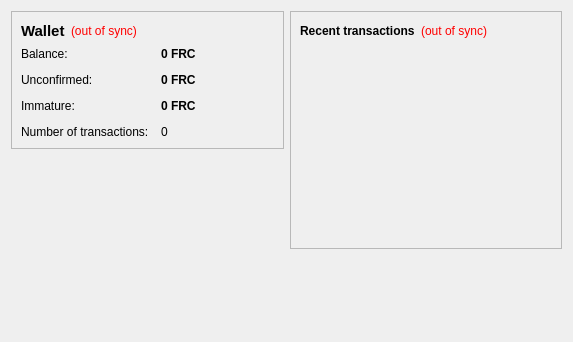
<?xml version="1.0" encoding="UTF-8"?>
<ui version="4.0">
 <class>OverviewPage</class>
 <widget class="QWidget" name="OverviewPage">
  <property name="geometry">
   <rect>
    <x>0</x>
    <y>0</y>
    <width>573</width>
    <height>342</height>
   </rect>
  </property>
  <property name="windowTitle">
   <string>Form</string>
  </property>
  <layout class="QHBoxLayout" name="horizontalLayout" stretch="1,1">
   <item>
    <layout class="QVBoxLayout" name="verticalLayout_2">
     <item>
      <widget class="QFrame" name="frame">
       <property name="frameShape">
        <enum>QFrame::StyledPanel</enum>
       </property>
       <property name="frameShadow">
        <enum>QFrame::Raised</enum>
       </property>
       <layout class="QVBoxLayout" name="verticalLayout_4">
        <item>
         <layout class="QHBoxLayout" name="horizontalLayout_4">
          <item>
           <widget class="QLabel" name="label_5">
            <property name="font">
             <font>
              <pointsize>11</pointsize>
              <weight>75</weight>
              <bold>true</bold>
             </font>
            </property>
            <property name="text">
             <string>Wallet</string>
            </property>
           </widget>
          </item>
          <item>
           <widget class="QLabel" name="labelWalletStatus">
            <property name="toolTip">
             <string>The displayed information may be out of date. Your wallet automatically synchronizes with the Gencoin network after a connection is established, but this process has not completed yet.</string>
            </property>
            <property name="styleSheet">
             <string notr="true">QLabel { color: red; }</string>
            </property>
            <property name="text">
             <string notr="true">(out of sync)</string>
            </property>
            <property name="alignment">
             <set>Qt::AlignLeading|Qt::AlignLeft|Qt::AlignVCenter</set>
            </property>
           </widget>
          </item>
          <item>
           <spacer name="horizontalSpacer_2">
            <property name="orientation">
             <enum>Qt::Horizontal</enum>
            </property>
            <property name="sizeHint" stdset="0">
             <size>
              <width>40</width>
              <height>20</height>
             </size>
            </property>
           </spacer>
          </item>
         </layout>
        </item>
        <item>
         <layout class="QFormLayout" name="formLayout_2">
          <property name="fieldGrowthPolicy">
           <enum>QFormLayout::AllNonFixedFieldsGrow</enum>
          </property>
          <property name="horizontalSpacing">
           <number>12</number>
          </property>
          <property name="verticalSpacing">
           <number>12</number>
          </property>
          <item row="0" column="0">
           <widget class="QLabel" name="label">
            <property name="text">
             <string>Balance:</string>
            </property>
           </widget>
          </item>
          <item row="0" column="1">
           <widget class="QLabel" name="labelBalance">
            <property name="font">
             <font>
              <weight>75</weight>
              <bold>true</bold>
             </font>
            </property>
            <property name="cursor">
             <cursorShape>IBeamCursor</cursorShape>
            </property>
            <property name="toolTip">
             <string>Your current balance</string>
            </property>
            <property name="text">
             <string notr="true">0 FRC</string>
            </property>
            <property name="textInteractionFlags">
             <set>Qt::LinksAccessibleByMouse|Qt::TextSelectableByKeyboard|Qt::TextSelectableByMouse</set>
            </property>
           </widget>
          </item>
          <item row="1" column="0">
           <widget class="QLabel" name="label_3">
            <property name="text">
             <string>Unconfirmed:</string>
            </property>
           </widget>
          </item>
          <item row="1" column="1">
           <widget class="QLabel" name="labelUnconfirmed">
            <property name="font">
             <font>
              <weight>75</weight>
              <bold>true</bold>
             </font>
            </property>
            <property name="cursor">
             <cursorShape>IBeamCursor</cursorShape>
            </property>
            <property name="toolTip">
             <string>Total of transactions that have yet to be confirmed, and do not yet count toward the current balance</string>
            </property>
            <property name="text">
             <string notr="true">0 FRC</string>
            </property>
            <property name="textInteractionFlags">
             <set>Qt::LinksAccessibleByMouse|Qt::TextSelectableByKeyboard|Qt::TextSelectableByMouse</set>
            </property>
           </widget>
          </item>
          <item row="3" column="0">
           <widget class="QLabel" name="label_2">
            <property name="text">
             <string>Number of transactions:</string>
            </property>
           </widget>
          </item>
          <item row="3" column="1">
           <widget class="QLabel" name="labelNumTransactions">
            <property name="toolTip">
             <string>Total number of transactions in wallet</string>
            </property>
            <property name="text">
             <string notr="true">0</string>
            </property>
           </widget>
          </item>
          <item row="2" column="0">
           <widget class="QLabel" name="labelImmatureText">
            <property name="text">
             <string>Immature:</string>
            </property>
           </widget>
          </item>
          <item row="2" column="1">
           <widget class="QLabel" name="labelImmature">
            <property name="font">
             <font>
              <weight>75</weight>
              <bold>true</bold>
             </font>
            </property>
            <property name="toolTip">
             <string>Mined balance that has not yet matured</string>
            </property>
            <property name="text">
             <string notr="true">0 FRC</string>
            </property>
            <property name="textInteractionFlags">
             <set>Qt::LinksAccessibleByMouse|Qt::TextSelectableByKeyboard|Qt::TextSelectableByMouse</set>
            </property>
           </widget>
          </item>
         </layout>
        </item>
       </layout>
      </widget>
     </item>
     <item>
      <spacer name="verticalSpacer">
       <property name="orientation">
        <enum>Qt::Vertical</enum>
       </property>
       <property name="sizeHint" stdset="0">
        <size>
         <width>20</width>
         <height>40</height>
        </size>
       </property>
      </spacer>
     </item>
    </layout>
   </item>
   <item>
    <layout class="QVBoxLayout" name="verticalLayout_3">
     <item>
      <widget class="QFrame" name="frame_2">
       <property name="frameShape">
        <enum>QFrame::StyledPanel</enum>
       </property>
       <property name="frameShadow">
        <enum>QFrame::Raised</enum>
       </property>
       <layout class="QVBoxLayout" name="verticalLayout">
        <item>
         <layout class="QHBoxLayout" name="horizontalLayout_2">
          <item>
           <widget class="QLabel" name="label_4">
            <property name="text">
             <string>&lt;b&gt;Recent transactions&lt;/b&gt;</string>
            </property>
           </widget>
          </item>
          <item>
           <widget class="QLabel" name="labelTransactionsStatus">
            <property name="toolTip">
             <string>The displayed information may be out of date. Your wallet automatically synchronizes with the Gencoin network after a connection is established, but this process has not completed yet.</string>
            </property>
            <property name="styleSheet">
             <string notr="true">QLabel { color: red; }</string>
            </property>
            <property name="text">
             <string notr="true">(out of sync)</string>
            </property>
            <property name="alignment">
             <set>Qt::AlignRight|Qt::AlignTrailing|Qt::AlignVCenter</set>
            </property>
           </widget>
          </item>
          <item>
           <spacer name="horizontalSpacer">
            <property name="orientation">
             <enum>Qt::Horizontal</enum>
            </property>
            <property name="sizeHint" stdset="0">
             <size>
              <width>40</width>
              <height>20</height>
             </size>
            </property>
           </spacer>
          </item>
         </layout>
        </item>
        <item>
         <widget class="QListView" name="listTransactions">
          <property name="styleSheet">
           <string notr="true">QListView { background: transparent; }</string>
          </property>
          <property name="frameShape">
           <enum>QFrame::NoFrame</enum>
          </property>
          <property name="verticalScrollBarPolicy">
           <enum>Qt::ScrollBarAlwaysOff</enum>
          </property>
          <property name="horizontalScrollBarPolicy">
           <enum>Qt::ScrollBarAlwaysOff</enum>
          </property>
          <property name="selectionMode">
           <enum>QAbstractItemView::NoSelection</enum>
          </property>
         </widget>
        </item>
       </layout>
      </widget>
     </item>
     <item>
      <spacer name="verticalSpacer_2">
       <property name="orientation">
        <enum>Qt::Vertical</enum>
       </property>
       <property name="sizeHint" stdset="0">
        <size>
         <width>20</width>
         <height>40</height>
        </size>
       </property>
      </spacer>
     </item>
    </layout>
   </item>
  </layout>
 </widget>
 <resources/>
 <connections/>
</ui>
